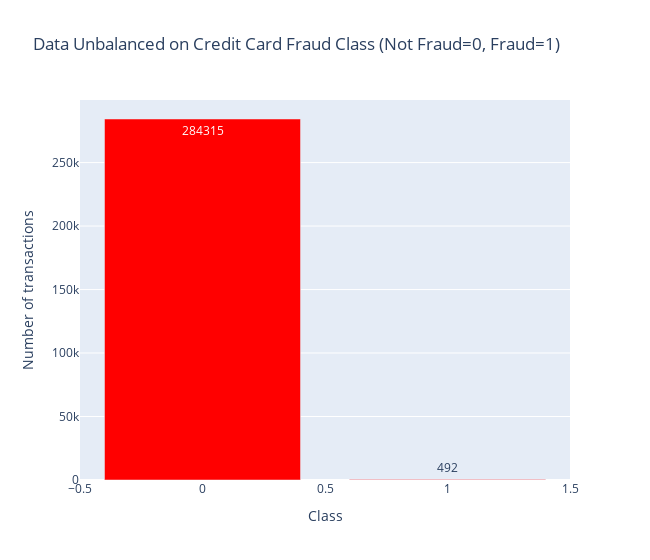

Here is the notebook cell this chart was saved with:
### Markdown cell above
**Cek Data Unbalanced**

### Code cell
import plotly.graph_objs as go
from plotly.offline import download_plotlyjs, init_notebook_mode, plot, iplot

temp = data_df["Class"].value_counts()
df = pd.DataFrame({'Class': temp.index,'values': temp.values})

trace = go.Bar(
    x = df['Class'],y = df['values'],
    name="Credit Card Fraud Class - data unbalance (Not Fraud=0, Fraud=1)",
    marker=dict(color="Red"),
    text=df['values']
)
data = [trace]
layout = dict(title = ('Data Unbalanced on Credit Card Fraud Class (Not Fraud=0, Fraud=1)'),
          xaxis = dict(title = 'Class', showticklabels=True), 
          yaxis = dict(title = 'Number of transactions'),
          hovermode = 'closest',width=650
         )
fig = dict(data=data, layout=layout)
iplot(fig, filename='class')

### Figure 1 — Plotly figure (JSON) as saved in the notebook; plotly's stock layout.template omitted (floating-point values rounded to 4 significant figures)
{"data": [{"marker": {"color": "Red"}, "name": "Credit Card Fraud Class - data unbalance (Not Fraud=0, Fraud=1)", "text": [284315, 492], "type": "bar", "x": [0, 1], "y": [284315, 492]}], "layout": {"hovermode": "closest", "title": {"text": "Data Unbalanced on Credit Card Fraud Class (Not Fraud=0, Fraud=1)"}, "width": 650, "xaxis": {"showticklabels": true, "title": {"text": "Class"}}, "yaxis": {"title": {"text": "Number of transactions"}}}}
